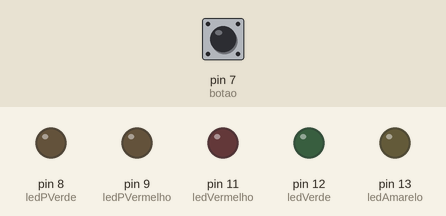
A sketch run on a simulated Arduino Uno, built with avr-gcc and run on an emulated ATmega328P. Parts: output pins drawn as LEDs (lit = HIGH). The test bench sets the inputs (shaded band); at power-on: pin 7 (botao) LOW.

Above: at 1.2 s.
1.3 s: pin 7 (botao) pulled HIGH for 0.15 s
At 2.2 s:
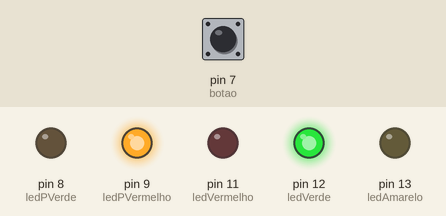
4.4 s: pin 7 (botao) pulled HIGH for 3.2 s
At 6.4 s:
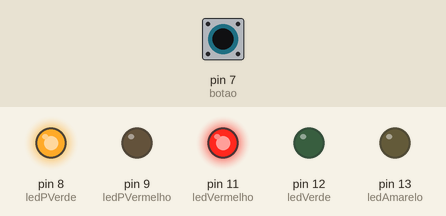
At 10.7 s:
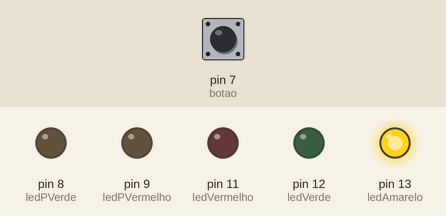
Timing chart, 0 to 14.8 s (numbered marks = the images above; inputs shaded):
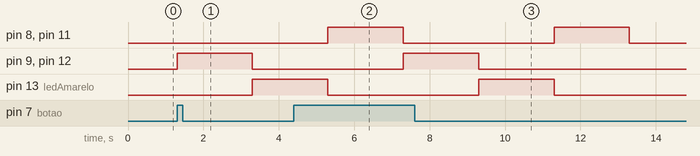

The sketch:

Blink.ino
```cpp
int ledAmarelo = 13;
int ledVerde = 12;
int ledVermelho = 11;
int ledPVerde = 8;
int ledPVermelho = 9;
int botao = 7;
int estadoBotao = 0;
int estadoBotao2 = 0;


// the setup function runs once when you press reset or power the board
void setup() {
  // initialize digital pin LED_BUILTIN as an output.
  pinMode(ledAmarelo, OUTPUT);
  pinMode(ledVerde, OUTPUT);
  pinMode(ledVermelho, OUTPUT);
  pinMode(ledPVerde, OUTPUT);
  pinMode(ledPVermelho, OUTPUT);
  pinMode(botao, INPUT);
}

// the loop function runs over and over again forever
void loop() {
  estadoBotao = digitalRead(botao);
  if(estadoBotao == HIGH){
    digitalWrite(ledVerde, HIGH);
    digitalWrite(ledPVermelho, HIGH);
    delay(2000);
    digitalWrite(ledVerde, LOW);
    digitalWrite(ledPVermelho, LOW);
    digitalWrite(ledAmarelo, HIGH);

    delay(2000);
    digitalWrite(ledAmarelo, LOW);

    digitalWrite(ledVermelho, HIGH);
    digitalWrite(ledPVerde, HIGH);
    delay(2000);
    digitalWrite(ledPVerde, LOW);
    digitalWrite(ledVermelho, LOW);

    }


}
```

Measured:
- after the input at 1.3 s, pin 9 (ledPVermelho), pin 12 (ledVerde): LOW → HIGH at once, → LOW 2.0 s later; pin 13 (ledAmarelo): LOW → HIGH after 2.0 s
- after the input at 4.4 s, pin 9 (ledPVermelho), pin 12 (ledVerde): LOW → HIGH after 2.9 s, → LOW 2.0 s later
- by itself, pin 8 (ledPVerde), pin 11 (ledVermelho): alternates HIGH for 2.0 s and LOW for 4.0 s
